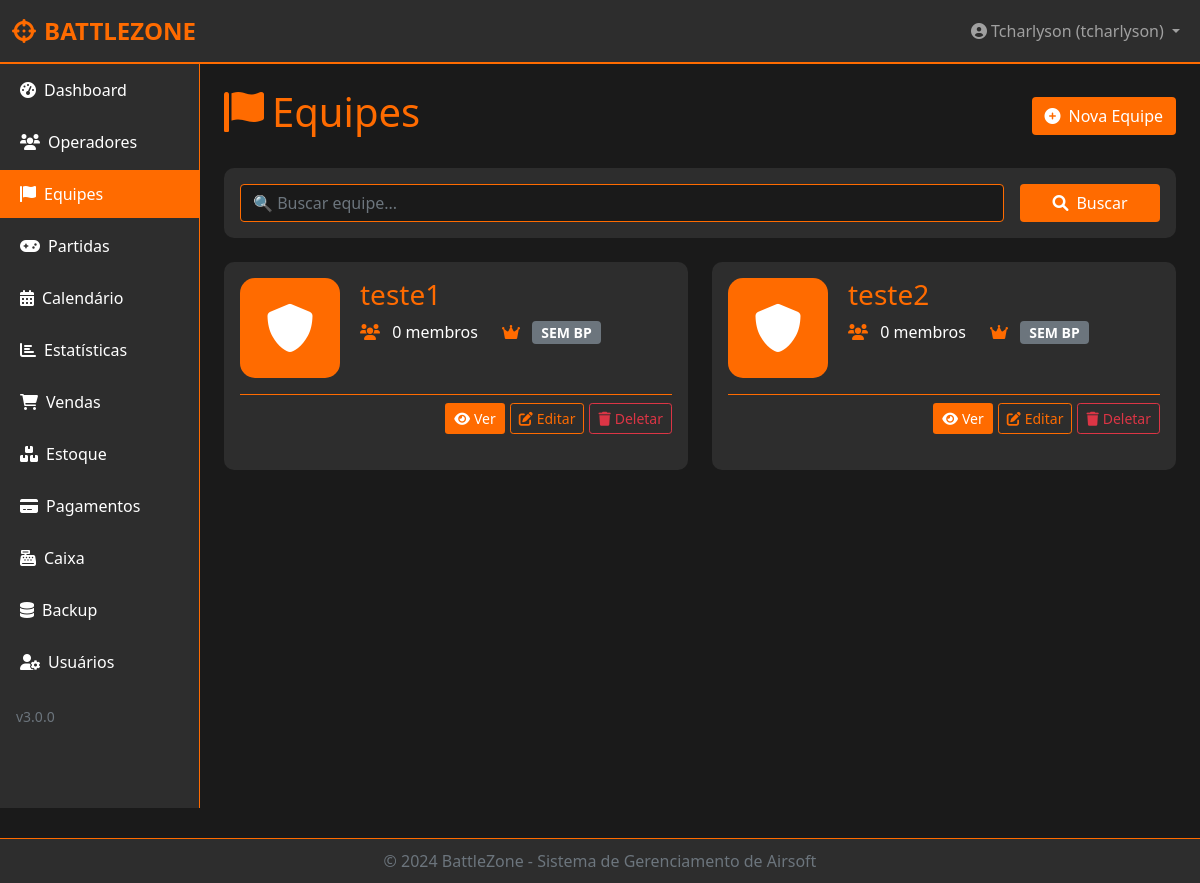
/equipes (signed in), run on the app's committed database.
### backend/models.py (models this page shows, shortened)
class User(UserMixin, db.Model):
    __tablename__ = 'users'
    id = db.Column(db.Integer, primary_key=True)
    username = db.Column(db.String(80), unique=True, nullable=False)
    nome = db.Column(db.String(120), nullable=False)
    email = db.Column(db.String(120), unique=True, nullable=False)
    cpf = db.Column(db.String(14), unique=True, nullable=True)
    telefone = db.Column(db.String(20), nullable=True)
    data_nascimento = db.Column(db.String(10), nullable=True)
    idade = db.Column(db.Integer, nullable=True)
    password_hash = db.Column(db.String(200), nullable=False)
    salt = db.Column(db.String(32), nullable=False)
    nivel = db.Column(db.String(20), nullable=False, default='operador')
    status = db.Column(db.String(20), default='pendente')
    tentativas = db.Column(db.Integer, default=0)
    session_token = db.Column(db.String(100), unique=True, nullable=True)
    last_activity = db.Column(db.DateTime, default=datetime.utcnow)
    created_at = db.Column(db.DateTime, default=datetime.utcnow)
    approved_at = db.Column(db.DateTime, nullable=True)
    approved_by = db.Column(db.String(80), nullable=True)
    last_login = db.Column(db.DateTime, nullable=True)
    partidas_criadas = db.relationship('Partida', back_populates='criador', lazy=True, foreign_keys='Partida.created_by')
    operador_id = db.Column(db.Integer, db.ForeignKey('operadores.id'), nullable=True)
    operador = db.relationship('Operador', backref='usuario', uselist=False)
    two_factor_enabled = db.Column(db.Boolean, default=False)
    two_factor_secret = db.Column(db.String(32), nullable=True)  # Segredo TOTP em base32
    backup_codes = db.Column(db.Text, nullable=True)  # JSON com códigos de backup
    two_factor_verified_at = db.Column(db.DateTime, nullable=True)
    password_reset_token = db.Column(db.String(100), unique=True, nullable=True)
    password_reset_expires = db.Column(db.DateTime, nullable=True)
    terms_accepted = db.Column(db.Boolean, default=False)
    terms_accepted_date = db.Column(db.DateTime, nullable=True)
    def tem_permissao(self, recurso):
        if self.nivel == 'admin':
            return True

class Equipe(db.Model):
    __tablename__ = 'equipes'
    id = db.Column(db.Integer, primary_key=True)
    old_id = db.Column(db.String(50), unique=True, nullable=True)
    nome = db.Column(db.String(100), nullable=False)
    foto = db.Column(db.String(200), nullable=True)
    battlepass = db.Column(db.String(10), default='NAO')
    capitao_id = db.Column(db.Integer, db.ForeignKey('operadores.id'), nullable=True)
    created_at = db.Column(db.DateTime, default=datetime.utcnow)
    capitao = db.relationship('Operador', foreign_keys=[capitao_id])
    membros = db.relationship('Operador', secondary='equipe_membros', back_populates='membro_equipes', lazy='dynamic')

### app.py (the view)
@app.route('/equipes')
@login_required
@requer_permissao('equipes')
@operador_session_required
def listar_equipes():
    search = request.args.get('search', '')
    if search:
        equipes = Equipe.query.filter(Equipe.nome.ilike(f'%{search}%')).all()
    else:
        equipes = Equipe.query.all()
    operadores = Operador.query.all()
    return render_template('equipes/listar.html', equipes=equipes, operadores=operadores, search=search)

### app.py (called while the page is built, shortened)
@app.before_request
def before_request():
    if current_user.is_authenticated:
        session.permanent = True

@app.after_request
def after_request(response):
    return add_security_headers(response)

@login_manager.user_loader
def load_user(user_id):
    return db.session.get(User, int(user_id))

@app.context_processor
def inject_now():
    return {'now': datetime.now()}

### frontend/templates/equipes/listar.html (shortened to what this page needs)
{% extends "base.html" %}
{% block content %}
<div class="d-flex justify-content-between align-items-center mb-4">
    <h1 class="text-laranja"><i class="fas fa-flag me-2"></i>Equipes</h1>
    <a href="{{ url_for('nova_equipe') }}" class="btn" style="background-color: #FF6B00; color: white;">
        <i class="fas fa-plus-circle me-2"></i>Nova Equipe
    </a>
</div>
<div class="card mb-4">
    <div class="card-body">
        <form method="GET" class="row g-3">
            <div class="col-md-10">
                <input type="text" name="search" class="form-control" placeholder="🔍 Buscar equipe..." value="{{ search }}">
            </div>
            <div class="col-md-2">
                <button type="submit" class="btn w-100" style="background-color: #FF6B00; color: white;">
                    <i class="fas fa-search me-2"></i>Buscar
                </button>
            </div>
        </form>
    </div>
</div>
{% if equipes %}
    <div class="row">
        {% for equipe in equipes %}
        <div class="col-md-6 mb-4">
            <div class="card h-100">
                <div class="card-body">
                    <div class="d-flex">
                        <div style="width: 100px; height: 100px; border-radius: 15px; margin-right: 20px; overflow: hidden;">
                            {% if equipe.foto %}
                                <img src="{{ url_for('static', filename='uploads/' + equipe.foto) }}" alt="{{ equipe.nome }}" style="width: 100%; height: 100%; object-fit: cover;">
                            {% else %}
                                <div style="background-color: #FF6B00; width: 100%; height: 100%; display: flex; align-items: center; justify-content: center;">
                                    <i class="fas fa-shield-alt" style="font-size: 48px; color: white;"></i>
                                </div>
                            {% endif %}
                        </div>
                        <div class="flex-grow-1">
                            <h3 class="mb-1" style="color: #FF6B00; font-size: 28px;">{{ equipe.nome }}</h3>
                            {% set capitao = operadores|selectattr('id', 'equalto', equipe.capitao_id)|first %}
                            <div class="d-flex justify-content-start gap-4 mt-2">
                                <div>
                                    <i class="fas fa-users me-2" style="color: #FF6B00;"></i>
                                    <span>{{ equipe.membros.count() }} membros</span>
                                </div>
                                <div>
                                    <i class="fas fa-crown me-2" style="color: #FF6B00;"></i>
                                    {% if equipe.battlepass == 'SIM' %}
                                        <span class="badge" style="background-color: #FF6B00; color: white; font-size: 14px;">BATTLEPASS</span>
                                    {% else %}
                                        <span class="badge bg-secondary" style="font-size: 14px;">SEM BP</span>
                                    {% endif %}
                                </div>
                            </div>
                        </div>
                    </div>
                    <div class="d-flex justify-content-end mt-3 pt-2" style="border-top: 1px solid #FF6B00;">
                        <a href="{{ url_for('ver_equipe', id=equipe.id) }}" class="btn btn-sm" style="background-color: #FF6B00; color: white; margin-right: 5px;">
                            <i class="fas fa-eye me-1"></i>Ver
                        </a>
                        <a href="{{ url_for('editar_equipe', id=equipe.id) }}" class="btn btn-sm btn-outline-laranja" style="border: 1px solid #FF6B00; color: #FF6B00; margin-right: 5px;">
                            <i class="fas fa-edit me-1"></i>Editar
                        </a>
                        <form method="POST" action="{{ url_for('deletar_equipe', id=equipe.id) }}" style="display: inline;">
                            <button type="submit" class="btn btn-sm btn-outline-danger" onclick="return confirm('Tem certeza que deseja deletar a equipe {{ equipe.nome }}?')">
                                <i class="fas fa-trash me-1"></i>Deletar
                            </button>
                        </form>
                    </div>
                </div>
            </div>
        </div>
        {% endfor %}
    </div>
{% endif %}
{% endblock %}

### frontend/templates/base.html (shortened to what this page needs)
<!DOCTYPE html>
<html lang="pt-BR">
<head>
    <link href="https://cdn.jsdelivr.net/npm/bootstrap@5.1.3/dist/css/bootstrap.min.css" rel="stylesheet">
    <link rel="stylesheet" href="https://cdnjs.cloudflare.com/ajax/libs/font-awesome/6.0.0/css/all.min.css">
</head>
<body>
    <nav class="navbar navbar-expand-lg navbar-dark">
        <div class="container-fluid">
            {% if current_user.is_authenticated %}
                <a class="navbar-brand" href="{{ url_for('dashboard') }}">
                    <i class="fas fa-crosshairs me-2"></i>BATTLEZONE
                </a>
            {% else %}
                <a class="navbar-brand" href="{{ url_for('index') }}#sobre">
                    <i class="fas fa-crosshairs me-2"></i>BATTLEZONE
                </a>
            {% endif %}
            <div class="collapse navbar-collapse" id="navbarNav">
                <ul class="navbar-nav ms-auto">
                    {% if current_user.is_authenticated %}
                    <li class="nav-item dropdown">
                        <a class="nav-link dropdown-toggle" href="#" id="userDropdown" role="button" data-bs-toggle="dropdown">
                            <i class="fas fa-user-circle me-1"></i>{{ current_user.nome }} ({{ current_user.warname or current_user.username }})
                        </a>
                    </li>
                    {% endif %}
                </ul>
            </div>
        </div>
    </nav>
    <div class="container-fluid">
        <div class="row">
            {% if current_user.is_authenticated %}
            <div class="col-md-2 p-0 sidebar">
                <div class="nav flex-column">
                    <a class="nav-link {% if request.endpoint == 'dashboard' %}active{% endif %}" href="{{ url_for('dashboard') }}">
                        <i class="fas fa-tachometer-alt me-2"></i>Dashboard
                    </a>
                    {% if current_user.tem_permissao('operadores') %}
                    <a class="nav-link {% if request.endpoint in ['listar_operadores', 'novo_operador', 'ver_operador', 'editar_operador'] %}active{% endif %}" href="{{ url_for('listar_operadores') }}">
                        <i class="fas fa-users me-2"></i>Operadores
                    </a>
                    {% endif %}
                    {% if current_user.tem_permissao('equipes') %}
                    <a class="nav-link {% if request.endpoint in ['listar_equipes', 'nova_equipe', 'ver_equipe', 'editar_equipe'] %}active{% endif %}" href="{{ url_for('listar_equipes') }}">
                        <i class="fas fa-flag me-2"></i>Equipes
                    </a>
                    {% endif %}
                    {% if current_user.tem_permissao('partidas') %}
                    <a class="nav-link {% if request.endpoint in ['listar_partidas', 'nova_partida', 'ver_partida'] %}active{% endif %}" href="{{ url_for('listar_partidas') }}">
                        <i class="fas fa-gamepad me-2"></i>Partidas
                    </a>
                    {% endif %}
                    {% if current_user.tem_permissao('calendario') %}
                    <a class="nav-link {% if request.endpoint == 'calendario' %}active{% endif %}" href="{{ url_for('calendario') }}">
                        <i class="fas fa-calendar-alt me-2"></i>Calendário
                    </a>
                    {% endif %}
                    {% if current_user.tem_permissao('estatisticas') %}
                    <a class="nav-link {% if request.endpoint == 'estatisticas' %}active{% endif %}" href="{{ url_for('estatisticas') }}">
                        <i class="fas fa-chart-bar me-2"></i>Estatísticas
                    </a>
                    {% endif %}
                    {% if current_user.tem_permissao('vendas') %}
                    <a class="nav-link {% if request.endpoint in ['listar_vendas', 'nova_venda'] %}active{% endif %}" href="{{ url_for('listar_vendas') }}">
                        <i class="fas fa-shopping-cart me-2"></i>Vendas
                    </a>
                    {% endif %}
                    {% if current_user.tem_permissao('estoque') %}
                    <a class="nav-link {% if request.endpoint in ['listar_estoque', 'novo_item', 'editar_item'] %}active{% endif %}" href="{{ url_for('listar_estoque') }}">
                        <i class="fas fa-boxes me-2"></i>Estoque
                    </a>
                    {% endif %}
                    {% if current_user.nivel in ['admin', 'gerente', 'financeiro'] %}
                    <a class="nav-link {% if request.endpoint in ['pagamentos.listar_pagamentos', 'pagamentos.registrar_pagamento', 'pagamentos.editar_pagamento'] %}active{% endif %}" href="{{ url_for('pagamentos.listar_pagamentos') }}">
                        <i class="fas fa-credit-card me-2"></i>Pagamentos
                    </a>
                    {% endif %}
                    {% if current_user.tem_permissao('caixa') %}
                    <a class="nav-link {% if request.endpoint == 'caixa' %}active{% endif %}" href="{{ url_for('caixa') }}">
                        <i class="fas fa-cash-register me-2"></i>Caixa
                    </a>
                    {% endif %}
                    {% if current_user.nivel in ['admin', 'gerente'] %}
                    <a class="nav-link {% if request.endpoint == 'admin_backups' %}active{% endif %}" href="{{ url_for('admin_backups') }}">
                        <i class="fas fa-database me-2"></i>Backup
                    </a>
                    {% endif %}
                    {% if current_user.nivel in ['admin', 'gerente'] %}
                    <a class="nav-link {% if request.endpoint == 'admin_usuarios' %}active{% endif %}" href="{{ url_for('admin_usuarios') }}">
                        <i class="fas fa-user-cog me-2"></i>Usuários
                    </a>
                    {% endif %}
                </div>
                <div class="mt-auto p-3">
                    <small class="text-muted">v3.0.0</small>
                </div>
            </div>
            {% endif %}
            <div class="{% if current_user.is_authenticated %}col-md-10{% else %}col-md-12{% endif %} p-4">
                {% block content %}{% endblock %}
            </div>
        </div>
    </div>
    {% if current_user.is_authenticated %}
    <footer class="footer">
        <div class="container">
            <span>&copy; 2024 BattleZone - Sistema de Gerenciamento de Airsoft</span>
        </div>
    </footer>
    {% endif %}
</body>
</html>

### frontend/templates/base.html (style rules this page uses)
:root { --laranja: #FF6B00; --laranja-escuro: #CC5500; --preto: #1A1A1A; --cinza-escuro: #2D2D2D; --cinza-claro: #3D3D3D; --verde: #00C851; --vermelho: #FF4444; }
body { background-color: var(--preto); color: #fff; font-family: 'Segoe UI', Tahoma, Geneva, Verdana, sans-serif; }
.navbar { background-color: var(--cinza-escuro) !important; border-bottom: 2px solid var(--laranja); }
.navbar-brand { color: var(--laranja) !important; font-weight: bold; font-size: 24px; }
.sidebar { background-color: var(--cinza-escuro); min-height: calc(100vh - 56px); border-right: 1px solid var(--laranja); }
.sidebar .nav-link { color: #fff; border-radius: 0; padding: 12px 20px; margin: 2px 0; }
.sidebar .nav-link.active { background-color: var(--laranja); color: #fff; }
.card { background-color: var(--cinza-escuro); border: none; border-radius: 10px; margin-bottom: 20px; }
.btn-outline-laranja { border: 1px solid var(--laranja); color: var(--laranja); }
.text-laranja { color: var(--laranja); }
.form-control, .form-select { background-color: var(--preto); border: 1px solid var(--laranja); color: #fff; }
.footer { background-color: var(--cinza-escuro); color: #6c757d; padding: 10px; text-align: center; border-top: 1px solid var(--laranja); margin-top: 30px; }

### data on the page
User: nome "Tcharlyson", username "tcharlyson"
Equipe: nome "teste1", membros.count "0", battlepass "SEM BP"
Equipe: nome "teste2", membros.count "0", battlepass "SEM BP"
